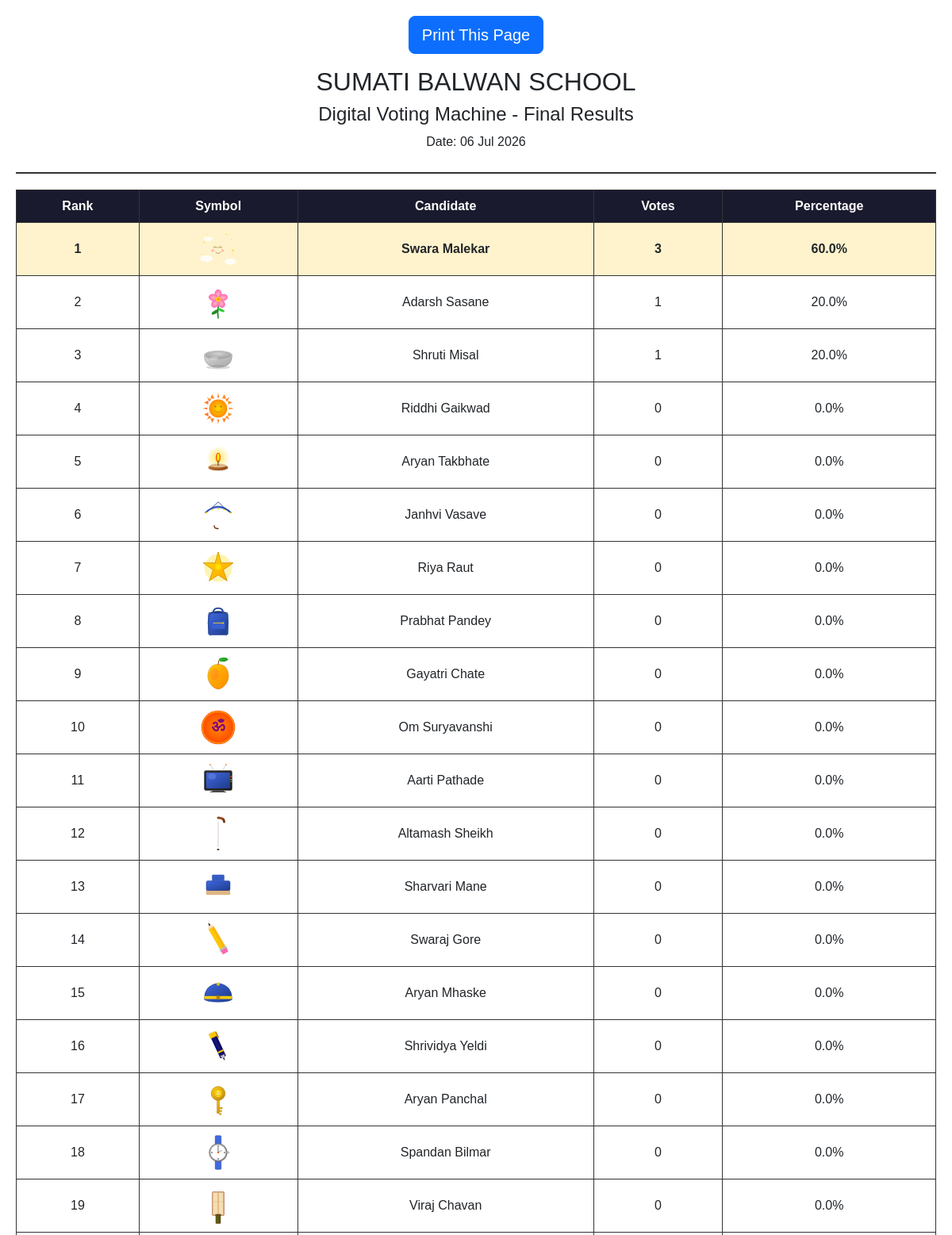
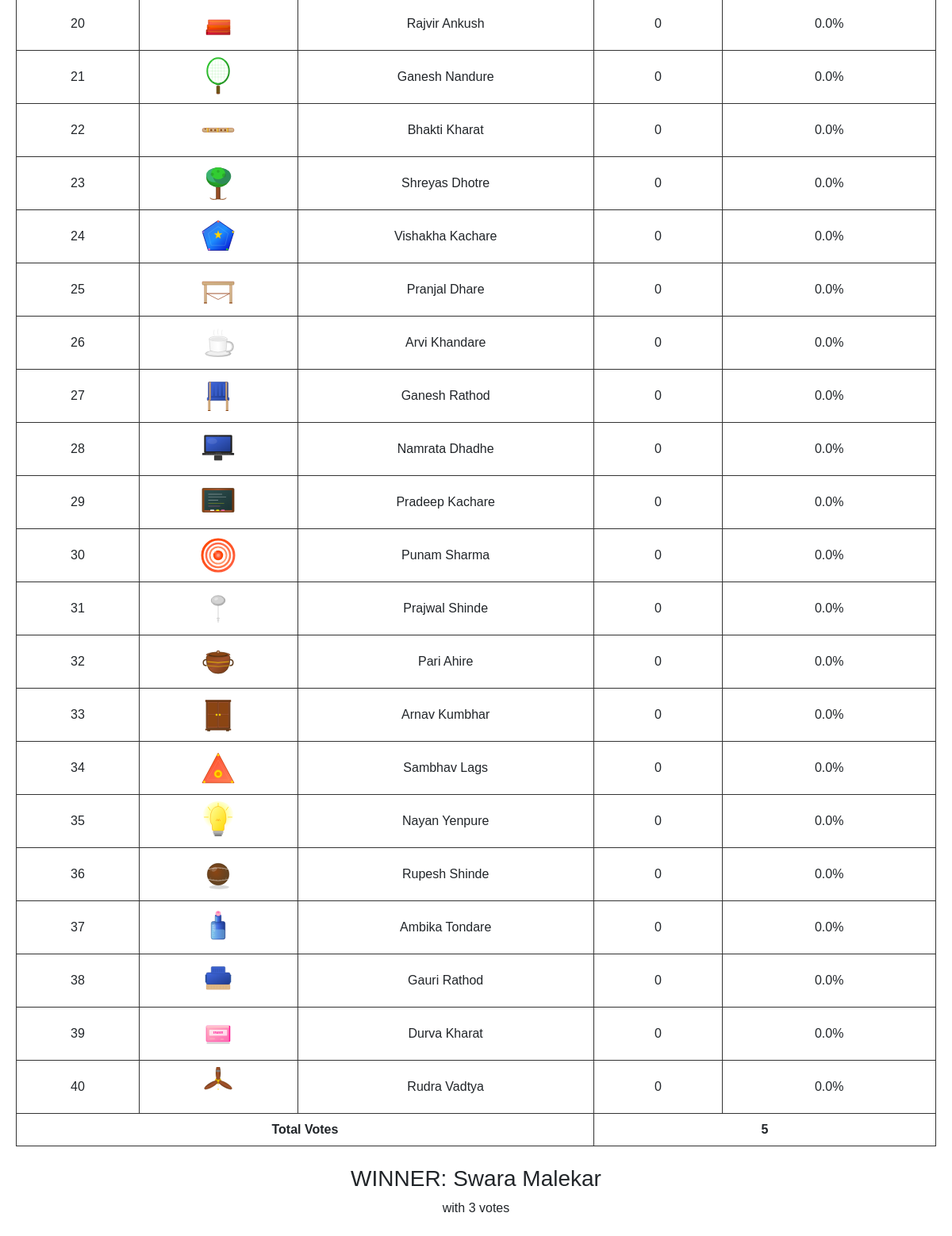
The app's page /print/ (signed in) with its own data (2 pictures, top to bottom).
### voting/models.py (models this page shows, shortened)
class Candidate(models.Model):
    name = models.CharField(max_length=100)
    name_marathi = models.CharField(max_length=100, blank=True)
    photo = models.ImageField(upload_to='candidates/', blank=True, null=True)
    symbol_image = models.CharField(max_length=200, blank=True, help_text='Static file path (e.g. symbols/surya.svg)')
    vote_count = models.PositiveIntegerField(default=0)
    created_at = models.DateTimeField(auto_now_add=True)
    class Meta:
        ordering = ['name']

### voting/views.py (the view)
# urls.py: path('print/', views.print_result, name='print_result'),
@login_required
def print_result(request):
    candidates = Candidate.objects.all().order_by('-vote_count')
    total_votes = Vote.objects.count()
    winner = candidates.first() if total_votes > 0 else None
    candidate_data = []
    for c in candidates:
        pct = round((c.vote_count / total_votes * 100), 1) if total_votes > 0 else 0
        candidate_data.append({
            'candidate': c,
            'votes': c.vote_count,
            'percentage': pct,
        })
    context = {
        'candidate_data': candidate_data,
        'total_votes': total_votes,
        'winner': winner,
    }
    return render(request, 'voting/print_result.html', context)

### voting/templates/voting/print_result.html (shortened to what this page needs)
{% load static %}
<!DOCTYPE html>
<html lang="en">
<head>
    <link href="https://cdn.jsdelivr.net/npm/bootstrap@5.3.3/dist/css/bootstrap.min.css" rel="stylesheet">
</head>
<body>
    <div class="no-print text-center mb-3">
        <button onclick="window.print()" class="btn btn-primary btn-lg">Print This Page</button>
    </div>
    <div class="header">
        <h2>SUMATI BALWAN SCHOOL</h2>
        <h4>Digital Voting Machine - Final Results</h4>
        <p>Date: {% now "d M Y" %}</p>
    </div>
    <table>
        <thead>
            <tr><th>Rank</th><th>Symbol</th><th>Candidate</th><th>Votes</th><th>Percentage</th></tr>
        </thead>
        <tbody>
            {% for item in candidate_data %}
            <tr{% if forloop.counter == 1 %} class="winner"{% endif %}>
                <td>{{ forloop.counter }}</td>
                <td><img src="{% static item.candidate.symbol_image %}" alt="" class="print-symbol"></td>
                <td>{{ item.candidate.name }}</td>
                <td>{{ item.votes }}</td>
                <td>{{ item.percentage }}%</td>
            </tr>
            {% endfor %}
        </tbody>
        <tfoot>
            <tr><td colspan="3"><strong>Total Votes</strong></td><td colspan="2"><strong>{{ total_votes }}</strong></td></tr>
        </tfoot>
    </table>
    {% if winner %}
    <div class="text-center mt-4">
        <h3>WINNER: {{ winner.name }}</h3>
        <p>with {{ winner.vote_count }} votes</p>
    </div>
    {% endif %}
</body>
</html>

### voting/templates/voting/print_result.html (style rules this page uses)
body { font-family: Arial, sans-serif; padding: 20px; }
.header { text-align: center; margin-bottom: 20px; border-bottom: 2px solid #333; padding-bottom: 10px; }
table { width: 100%; border-collapse: collapse; margin-top: 15px; }
th, td { border: 1px solid #333; padding: 8px 12px; text-align: center; }
th { background: #1a1a2e; color: white; }
.winner { background: #fff3cd; font-weight: bold; }
.print-symbol { width: 50px; height: 50px; }

### records on screen
Candidate: symbol_image (picture), candidate.name "Swara Malekar", votes "3", percentage "60.0", name "Swara Malekar", vote_count "3"
Candidate: symbol_image (picture), candidate.name "Adarsh Sasane", votes "1", percentage "20.0"
Candidate: symbol_image (picture), candidate.name "Shruti Misal", votes "1", percentage "20.0"
Candidate: symbol_image (picture), candidate.name "Riddhi Gaikwad", votes "0", percentage "0.0"
Candidate: symbol_image (picture), candidate.name "Aryan Takbhate", votes "0", percentage "0.0"
Candidate: symbol_image (picture), candidate.name "Janhvi Vasave", votes "0", percentage "0.0"
Candidate: symbol_image (picture), candidate.name "Riya Raut", votes "0", percentage "0.0"
Candidate: symbol_image (picture), candidate.name "Prabhat Pandey", votes "0", percentage "0.0"
Candidate: symbol_image (picture), candidate.name "Gayatri Chate", votes "0", percentage "0.0"
Candidate: symbol_image (picture), candidate.name "Om Suryavanshi", votes "0", percentage "0.0"
Candidate: symbol_image (picture), candidate.name "Aarti Pathade", votes "0", percentage "0.0"
Candidate: symbol_image (picture), candidate.name "Altamash Sheikh", votes "0", percentage "0.0"
Candidate: symbol_image (picture), candidate.name "Sharvari Mane", votes "0", percentage "0.0"
Candidate: symbol_image (picture), candidate.name "Swaraj Gore", votes "0", percentage "0.0"
Candidate: symbol_image (picture), candidate.name "Aryan Mhaske", votes "0", percentage "0.0"
Candidate: symbol_image (picture), candidate.name "Shrividya Yeldi", votes "0", percentage "0.0"
Candidate: symbol_image (picture), candidate.name "Aryan Panchal", votes "0", percentage "0.0"
Candidate: symbol_image (picture), candidate.name "Spandan Bilmar", votes "0", percentage "0.0"
Candidate: symbol_image (picture), candidate.name "Viraj Chavan", votes "0", percentage "0.0"
Candidate: symbol_image (picture), candidate.name "Rajvir Ankush", votes "0", percentage "0.0"
Candidate: symbol_image (picture), candidate.name "Ganesh Nandure", votes "0", percentage "0.0"
Candidate: symbol_image (picture), candidate.name "Bhakti Kharat", votes "0", percentage "0.0"
Candidate: symbol_image (picture), candidate.name "Shreyas Dhotre", votes "0", percentage "0.0"
Candidate: symbol_image (picture), candidate.name "Vishakha Kachare", votes "0", percentage "0.0"
Candidate: symbol_image (picture), candidate.name "Pranjal Dhare", votes "0", percentage "0.0"
Candidate: symbol_image (picture), candidate.name "Arvi Khandare", votes "0", percentage "0.0"
Candidate: symbol_image (picture), candidate.name "Ganesh Rathod", votes "0", percentage "0.0"
Candidate: symbol_image (picture), candidate.name "Namrata Dhadhe", votes "0", percentage "0.0"
Candidate: symbol_image (picture), candidate.name "Pradeep Kachare", votes "0", percentage "0.0"
Candidate: symbol_image (picture), candidate.name "Punam Sharma", votes "0", percentage "0.0"
Candidate: symbol_image (picture), candidate.name "Prajwal Shinde", votes "0", percentage "0.0"
Candidate: symbol_image (picture), candidate.name "Pari Ahire", votes "0", percentage "0.0"
Candidate: symbol_image (picture), candidate.name "Arnav Kumbhar", votes "0", percentage "0.0"
Candidate: symbol_image (picture), candidate.name "Sambhav Lags", votes "0", percentage "0.0"
Candidate: symbol_image (picture), candidate.name "Nayan Yenpure", votes "0", percentage "0.0"
Candidate: symbol_image (picture), candidate.name "Rupesh Shinde", votes "0", percentage "0.0"
Candidate: symbol_image (picture), candidate.name "Ambika Tondare", votes "0", percentage "0.0"
Candidate: symbol_image (picture), candidate.name "Gauri Rathod", votes "0", percentage "0.0"
Candidate: symbol_image (picture), candidate.name "Durva Kharat", votes "0", percentage "0.0"
Candidate: symbol_image (picture), candidate.name "Rudra Vadtya", votes "0", percentage "0.0"

### other values on screen
{{ total_votes }} "5"
